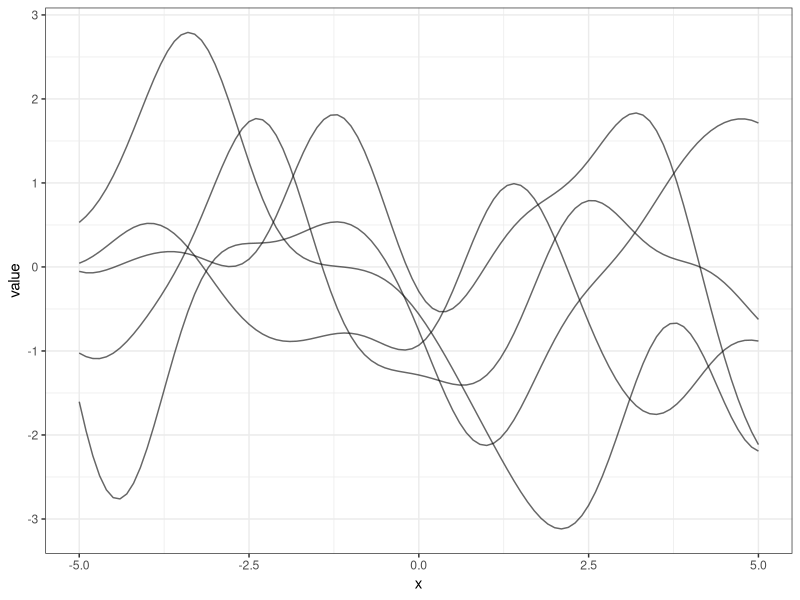
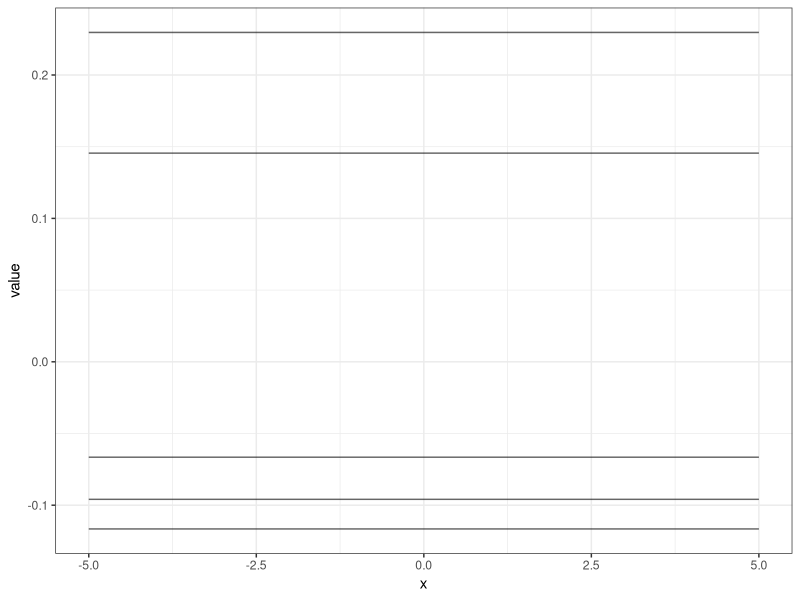
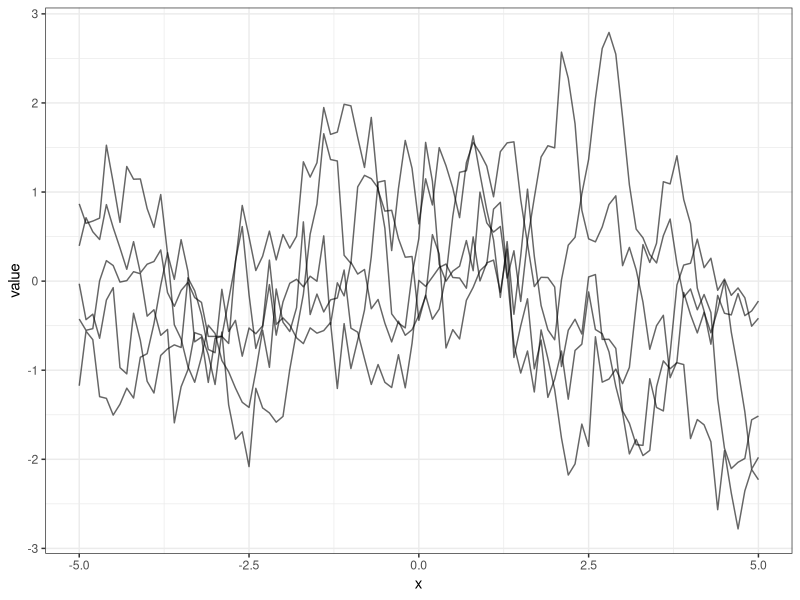
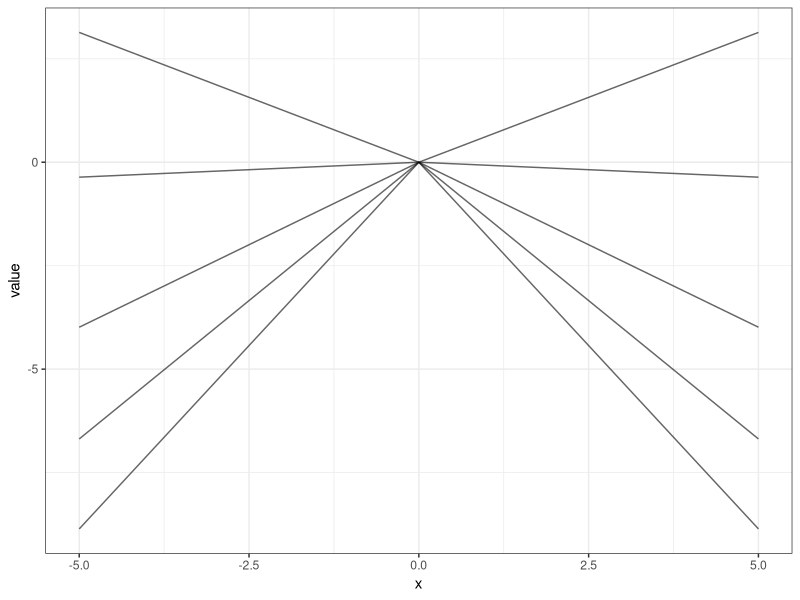
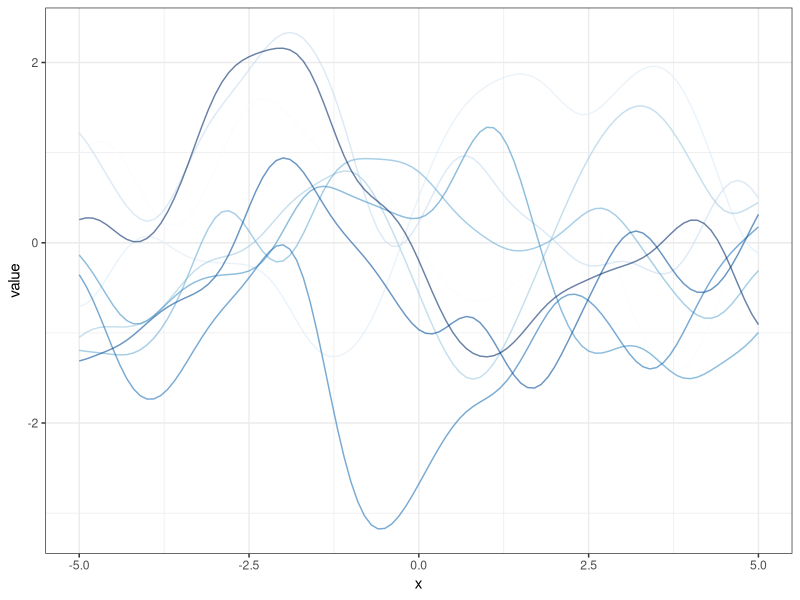
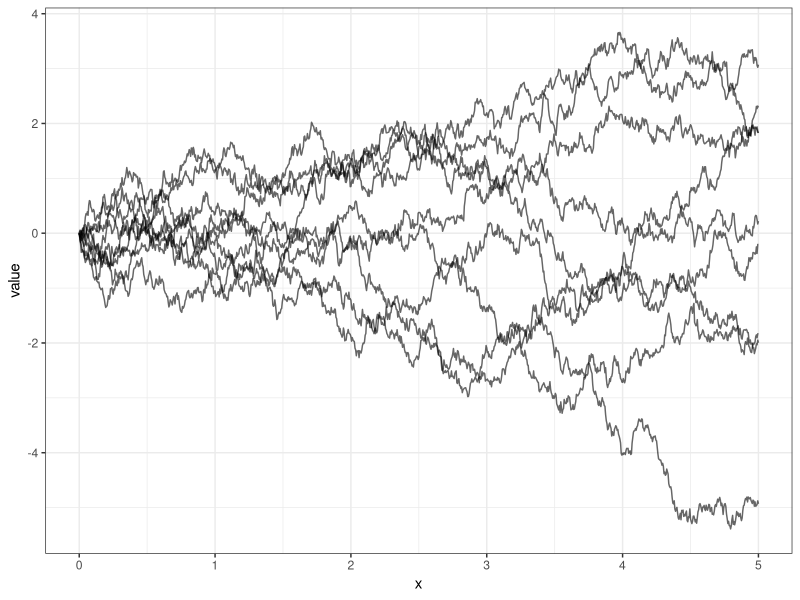
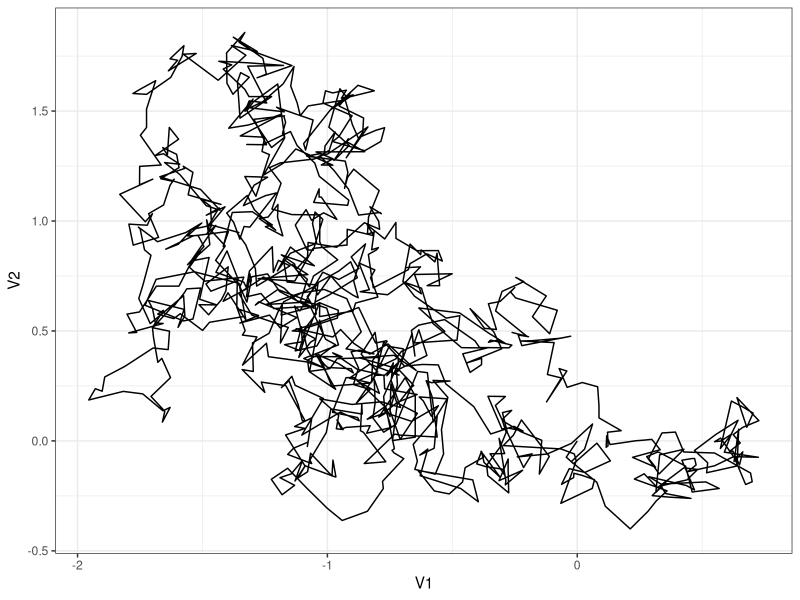
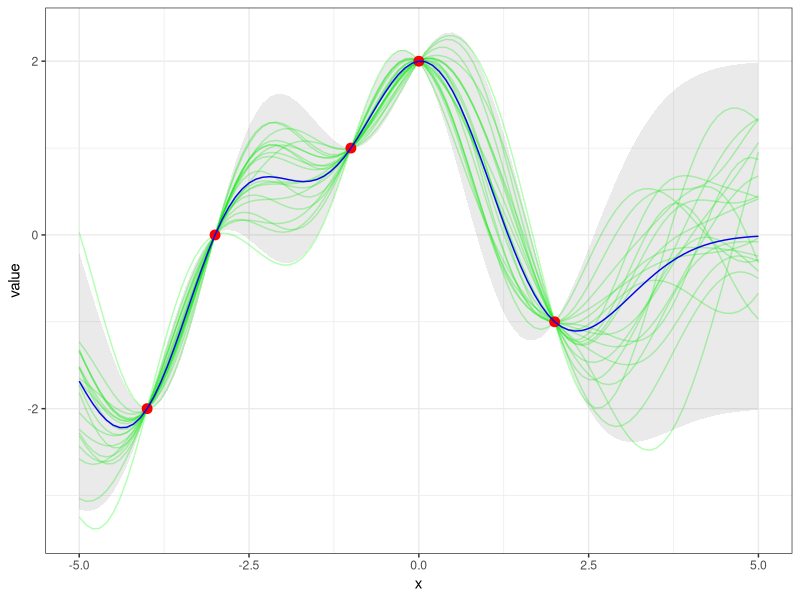

Here is the R script that generated these plots, in order:
## ---- chunk 1
require(knitr)
require(MASS)

require(data.table)
require(reshape2)

require(ggplot2)
## ---- chunk 2

squared.exp <- function(x,y,l=1) {
  exp(-0.5* (norm(x-y, type="2")/l)^2)
}

Sigma <- function(x1, x2, cov.fun=squared.exp) {
  n1 <- length(x1)
  n2 <- length(x2)
  S <- matrix(rep(0, n1*n2), nrow=n1)
  for (i in 1:n1) {
    for (j in 1:n2) {
      S[i,j] <- cov.fun(x1[i],x2[j]) }}
  S
}

melted.simulations <- function(x.star, sim.number, ms, S) {
  sims <- cbind(data.table(x=x.star), t(mvrnorm(sim.number, ms, S)))
  melt(sims, id=1)
}

gg.simulations <- function(melted.sims) {
  ggplot() +
      geom_line(data = melted.sims, aes(x=x,y=value,
                    group=factor(variable)), alpha=.6) +
          theme_bw()
}


x.star <- seq(-5,5,0.1)
sim.number <- 5
S <- Sigma(x.star,x.star)
msims <- melted.simulations(x.star, sim.number,
                            rep(0, length(x.star)), S)
gg.simulations(msims)
## ---- chunk 3
sigma0 <- 0.1
cov.fun <- function(x1, x2) {sigma0^2}
S <- Sigma(x.star,x.star, cov.fun)
msims <- melted.simulations(x.star, sim.number,
                            rep(0, length(x.star)), S)
gg.simulations(msims)

## ---- chunk 4

x.star <- seq(-5,5,0.1)
sim.number <- 5

exp.cov <- function(x,y,l=1) {
  exp(-norm(x-y, type="2")/l)
}


S <- abs(Sigma(x.star, x.star, exp.cov))
msims <- melted.simulations(x.star, sim.number,
                            rep(0, length(x.star)), S)
gg.simulations(msims)

## ---- chunk 5
x.star <- seq(-5,5,0.1)
sim.number <- 5

lin.cov <- function(x,y,sigma1=1) {
  (sigma1^2)*x*y
}


S <- abs(Sigma(x.star, x.star, lin.cov))
msims <- melted.simulations(x.star, sim.number,
                            rep(0, length(x.star)), S)
gg.simulations(msims)
## ---- chunk 6
alpha <- 2
l <- 1
rq.cov <- function(x,y,sigma1=1) {
  (1+(norm(x-y, type="2")^2/(2*alpha*l^2)))^(-alpha)
}

sim.number <- 9
S <- abs(Sigma(x.star, x.star, rq.cov))
msims <- melted.simulations(x.star, sim.number,
                            rep(0, length(x.star)), S)
ggplot() +
    geom_line(data = msims, aes(x=x,y=value,
                  colour=factor(variable)), alpha=.6) +
        theme_bw() + scale_color_brewer(palette = "Blues") +
            theme(legend.position="none")

            



## ---- chunk 7
brow <- function(x1,x2) {
  min(x1,x2)
}

x.star <- seq(0, 5, 0.005)
S <- Sigma(x.star, x.star, brow)
ms <- rep(0, length(x.star))
msims <- melted.simulations(x.star, sim.number, ms, S)
gg.simulations(msims)

bm <- data.table(t(mvrnorm(2, rep(0, length(x.star)), S)))
ggplot(bm, aes(V1,V2))+
    geom_path() + theme_bw()
## ---- chunk 8

y.predict <- function(x, y, x.star, cov.fun, sigma=0) {
  K <- Sigma(x,x)
  I <- diag(length(x))
  K.star <- Sigma(x.star, x)
  K.star %*% solve(K+sigma^2*I) %*% y
}

cov.predict <- function(x, y, x.star, cov.fun, sigma=0) {
  K <- Sigma(x,x)
  I <- diag(length(x))
  K.star <- Sigma(x.star, x)
  K.star.star <- Sigma(x.star, x.star)
  K.star.star - K.star %*% solve(K+sigma^2*I) %*% t(K.star)
}

gg.simulations2 <- function(x, y, x.star, cov.fun, sim.number, sigma=0) {
  observations <- data.table(x, y)
  y.star.bar <- y.predict(x, y, x.star, cov.fun, sigma)[,1]
  predictors <- data.table(x=x.star, y=y.star.bar)
  S <- cov.predict(x, y, x.star, cov.fun, sigma)
  ms <- y.star.bar
  msims <- melted.simulations(x.star, sim.number, ms, S)
  d <- abs(diag(S))
  predictors$sigma <- sqrt(d)
  
  ggplot() +
      geom_line(data = msims, aes(x=x, y=value,
                    group=factor(variable)), alpha=.3, colour="green") +
          geom_point(data=observations,
                     aes(x,y), size=3, colour="red")+
              geom_line(data=predictors, aes(x, y), colour='blue') +
                  geom_ribbon(data=predictors,
                              aes(x, ymax=y+2*sigma,
                                  ymin=y-2*sigma), alpha=0.1)+
                      theme_bw()
}                 

x <- c(-4,-3,-1,0,2)
y <- c(-2,0, 1, 2, -1)
x.star <- seq(-5,5,0.1)
sim.number <- 20
cov.fun <- squared.exp;

gg.simulations2(x, y, x.star, cov.fun, sim.number)


## ---- chunk 9
x <- c(0,1)
y <- c(0,0)
x.star <- seq(0,1,0.01)
sim.number <- 20
cov.fun <- brow;
gg.simulations2(x, y, x.star, cov.fun, sim.number)

## ---- chunk 10
x <- c(-4,-3,-1,0,2)
y <- c(-2,0, 1, 2, -1)
x.star <- seq(-5,5,0.1)
sim.number <- 20
cov.fun <- squared.exp;
sigma <- 0.1

gg.simulations2(x, y, x.star, cov.fun, sim.number, sigma) +
    geom_errorbar(data=data.table(x,y),
                  aes(x,y, ymin=y-2*sigma, ymax=y+2*sigma), width=0.2)

